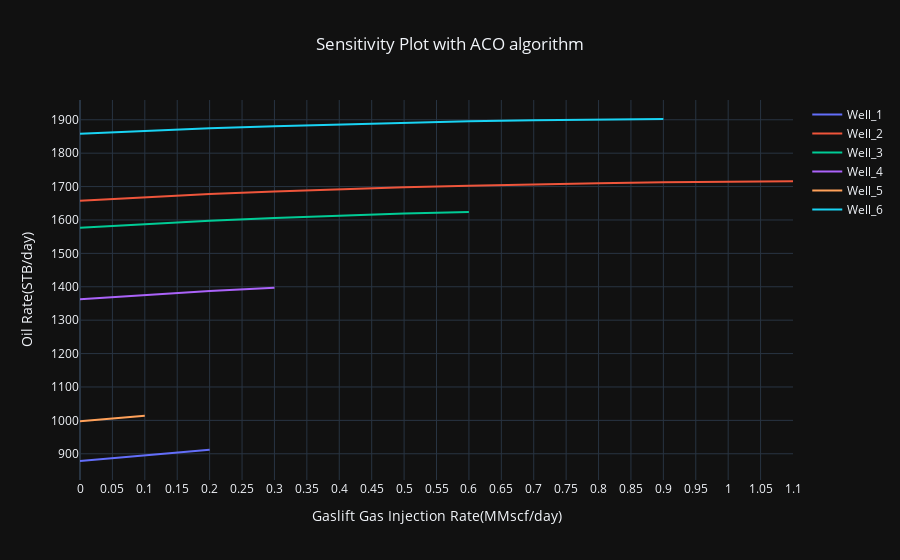

Notebook cell for this chart:
### Code cell
fig = go.Figure()
for i in range(1,number_of_wells+1):

    fig.add_trace(go.Scatter(x=gas_dict[f'gas_injection_array_{i}'], y=oil_rates_for_wells[f'well_{i}'],
                            mode='lines', name=f'Well_{i}'))
fig.update_layout(title='Sensitivity Plot with ACO algorithm',
                   xaxis_title='Gaslift Gas Injection Rate(MMscf/day)',
                   yaxis_title='Oil Rate(STB/day)',
                   title_x=0.5,
                   )
fig.update_xaxes(nticks=50)
fig.update_yaxes(nticks=20)
fig.show()

### Figure 1 — Plotly figure (JSON) as saved in the notebook; plotly's stock layout.template omitted (floating-point values rounded to 4 significant figures)
{"data": [{"mode": "lines", "name": "Well_1", "x": [0.0, 0.1, 0.2], "y": [878.4, 896.0, 911.9], "type": "scatter"}, {"mode": "lines", "name": "Well_2", "x": [0.0, 0.1, 0.2, 0.3, 0.4, 0.5, 0.6, 0.7, 0.8, 0.9, 1.0, 1.1], "y": [1657.0, 1668.0, 1678.0, 1686.0, 1692.0, 1698.0, 1703.0, 1707.0, 1710.0, 1713.0, 1715.0, 1716.0], "type": "scatter"}, {"mode": "lines", "name": "Well_3", "x": [0.0, 0.1, 0.2, 0.3, 0.4, 0.5, 0.6], "y": [1576.0, 1588.0, 1598.0, 1606.0, 1613.0, 1619.0, 1624.0], "type": "scatter"}, {"mode": "lines", "name": "Well_4", "x": [0.0, 0.1, 0.2, 0.3], "y": [1362.0, 1376.0, 1387.0, 1397.0], "type": "scatter"}, {"mode": "lines", "name": "Well_5", "x": [0.0, 0.1], "y": [997.0, 1014.0], "type": "scatter"}, {"mode": "lines", "name": "Well_6", "x": [0.0, 0.1, 0.2, 0.3, 0.4, 0.5, 0.6, 0.7, 0.8, 0.9], "y": [1858.0, 1867.0, 1875.0, 1881.0, 1886.0, 1891.0, 1896.0, 1899.0, 1901.0, 1902.0], "type": "scatter"}], "layout": {"title": {"text": "Sensitivity Plot with ACO algorithm", "x": 0.5}, "xaxis": {"title": {"text": "Gaslift Gas Injection Rate(MMscf/day)"}, "nticks": 50}, "yaxis": {"title": {"text": "Oil Rate(STB/day)"}, "nticks": 20}}}
